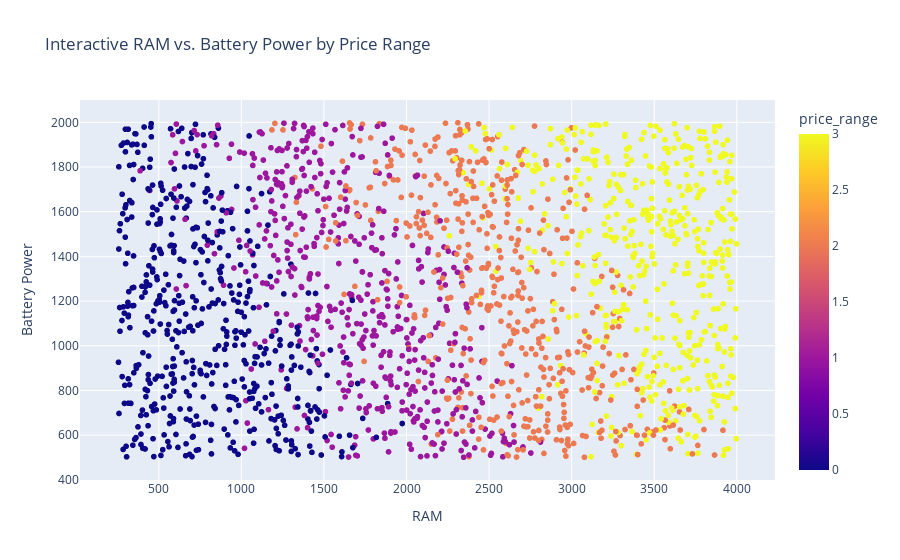

This figure's notebook cell:
### Code cell
import plotly.express as px

# Interactive scatter plot for ram vs. battery_power
fig = px.scatter(df, x='ram', y='battery_power', color='price_range', 
                 title='Interactive RAM vs. Battery Power by Price Range',
                 labels={'ram': 'RAM', 'battery_power': 'Battery Power'},
                 hover_data=['int_memory', 'px_height', 'px_width'])

fig.show()

### Figure 1 — Plotly figure (JSON) as saved in the notebook; plotly's stock layout.template omitted (floating-point values rounded to 4 significant figures; data arrays with more than 128 entries replaced by an {"elided": "..."} marker saying what was removed)
{"data": [{"customdata": {"elided": "2000x3 int values"}, "hovertemplate": "RAM=%{x}<br>Battery Power=%{y}<br>int_memory=%{customdata[0]}<br>px_height=%{customdata[1]}<br>px_width=%{customdata[2]}<br>price_range=%{marker.color}<extra></extra>", "legendgroup": "", "marker": {"color": {"elided": "2000 int values"}, "coloraxis": "coloraxis", "symbol": "circle"}, "mode": "markers", "name": "", "showlegend": false, "type": "scattergl", "x": {"elided": "2000 int values"}, "xaxis": "x", "y": {"elided": "2000 int values"}, "yaxis": "y"}], "layout": {"coloraxis": {"colorbar": {"title": {"text": "price_range"}}, "colorscale": [[0, "#0d0887"], [0.1111, "#46039f"], [0.2222, "#7201a8"], [0.3333, "#9c179e"], [0.4444, "#bd3786"], [0.5556, "#d8576b"], [0.6667, "#ed7953"], [0.7778, "#fb9f3a"], [0.8889, "#fdca26"], [1, "#f0f921"]]}, "legend": {"tracegroupgap": 0}, "title": {"text": "Interactive RAM vs. Battery Power by Price Range"}, "xaxis": {"anchor": "y", "domain": [0, 1], "title": {"text": "RAM"}}, "yaxis": {"anchor": "x", "domain": [0, 1], "title": {"text": "Battery Power"}}}}
